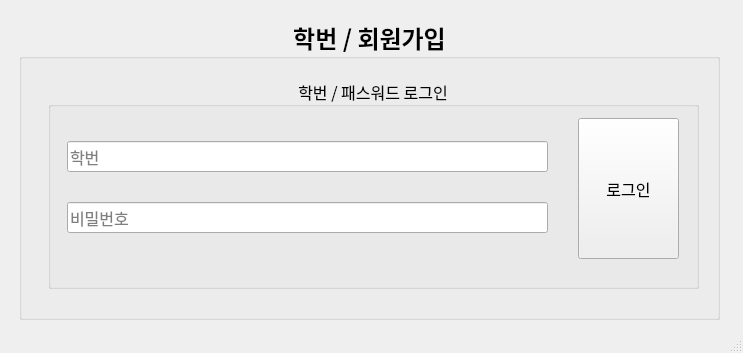
<?xml version="1.0" encoding="UTF-8"?>
<ui version="4.0">
 <class>Mainwindow</class>
 <widget class="QMainWindow" name="Mainwindow">
  <property name="geometry">
   <rect>
    <x>0</x>
    <y>0</y>
    <width>743</width>
    <height>353</height>
   </rect>
  </property>
  <property name="windowTitle">
   <string>OO고등학교 출결관리앱</string>
  </property>
  <widget class="QWidget" name="centralwidget">
   <widget class="QWidget" name="verticalLayoutWidget">
    <property name="geometry">
     <rect>
      <x>19</x>
      <y>19</y>
      <width>701</width>
      <height>301</height>
     </rect>
    </property>
    <layout class="QVBoxLayout" name="verticalLayout">
     <item>
      <widget class="QGroupBox" name="groupBox">
       <property name="font">
        <font>
         <family>D2Coding</family>
         <pointsize>18</pointsize>
         <weight>75</weight>
         <bold>true</bold>
        </font>
       </property>
       <property name="layoutDirection">
        <enum>Qt::LeftToRight</enum>
       </property>
       <property name="title">
        <string>학번 / 회원가입</string>
       </property>
       <property name="alignment">
        <set>Qt::AlignHCenter|Qt::AlignTop</set>
       </property>
       <widget class="QGroupBox" name="groupBox_2">
        <property name="geometry">
         <rect>
          <x>29</x>
          <y>59</y>
          <width>651</width>
          <height>211</height>
         </rect>
        </property>
        <property name="font">
         <font>
          <pointsize>12</pointsize>
          <weight>50</weight>
          <bold>false</bold>
         </font>
        </property>
        <property name="title">
         <string>학번 / 패스워드 로그인</string>
        </property>
        <property name="alignment">
         <set>Qt::AlignCenter</set>
        </property>
        <widget class="QWidget" name="verticalLayoutWidget_2">
         <property name="geometry">
          <rect>
           <x>19</x>
           <y>39</y>
           <width>481</width>
           <height>141</height>
          </rect>
         </property>
         <layout class="QVBoxLayout" name="verticalLayout_2">
          <item>
           <widget class="QLineEdit" name="lineEdit">
            <property name="text">
             <string/>
            </property>
            <property name="placeholderText">
             <string>학번</string>
            </property>
           </widget>
          </item>
          <item>
           <widget class="QLineEdit" name="lineEdit_2">
            <property name="placeholderText">
             <string>비밀번호</string>
            </property>
           </widget>
          </item>
         </layout>
        </widget>
        <widget class="QPushButton" name="pushButton">
         <property name="geometry">
          <rect>
           <x>530</x>
           <y>40</y>
           <width>101</width>
           <height>141</height>
          </rect>
         </property>
         <property name="text">
          <string>로그인</string>
         </property>
        </widget>
       </widget>
      </widget>
     </item>
    </layout>
   </widget>
  </widget>
  <widget class="QStatusBar" name="statusbar"/>
 </widget>
 <resources/>
 <connections/>
</ui>
